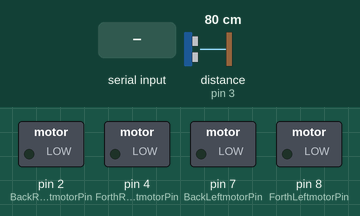
Simulated run of this sketch. Board: Arduino Uno, built with avr-gcc and run on an emulated ATmega328P. On the bench: switched loads named in the sketch (green lamp = pin HIGH). Wiring (inferred from the names in the program): ultrasonic range finder: trigger pin 9; echo pin 3. Dashed ring = blinking. Inputs (shaded band) come from the test bench; at power-on: distance to the obstacle (sensor on pin 3) 80 cm. The echo pulse lasts 58.3 µs per cm; pins used as bus, display or sensor lines are not drawn.

Above: at 1.2 s.
1.3 s: distance to the obstacle (sensor on pin 3) set to 18 cm
3.5 s: distance to the obstacle (sensor on pin 3) set to 14 cm
At 4.8 s:
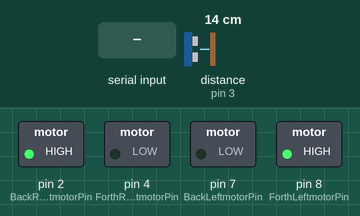
6.5 s: "1" received over Serial
At 7.68 s:
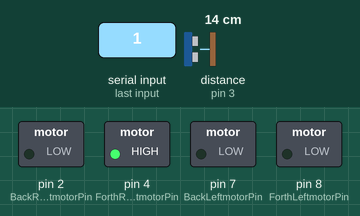
9.2 s: "2" received over Serial
At 11.2 s:
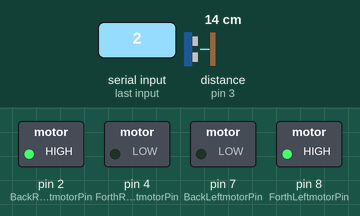
11.3 s: "3" received over Serial
13.4 s: "4" received over Serial
At 13.99 s:
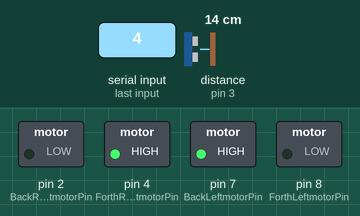
Timing chart, 0 to 16.5 s (numbered marks = the images above; inputs shaded):
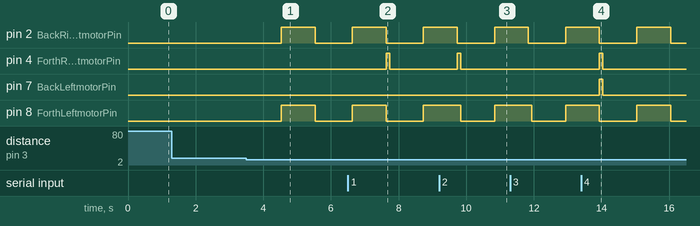

The sketch:

mycar.ino
```cpp
#define trigPin 9
#define echoPin 3

int BackLeftmotorPin = 7;
int ForthLeftmotorPin = 8;
int BackRightmotorPin = 2;
int ForthRightmotorPin = 4;

void setup() {
  Serial.begin(9600);
  pinMode(trigPin,OUTPUT);
  pinMode(echoPin,INPUT);
  pinMode(BackLeftmotorPin, OUTPUT);
  pinMode(BackRightmotorPin, OUTPUT);
  pinMode(ForthLeftmotorPin, OUTPUT);
  pinMode(ForthRightmotorPin, OUTPUT);

}
void loop() {
  if(Serial.available()){
    // 讀出第 1 個字元
    unsigned char charreceived = Serial.read();

    switch(charreceived){
      case '1':
        digitalWrite(ForthRightmotorPin, HIGH);//往左前方轉
        break;
      case '2':
        digitalWrite(ForthLeftmotorPin, HIGH);//前進
        digitalWrite(ForthRightmotorPin, HIGH);
        break;
      case '3':
        digitalWrite(ForthLeftmotorPin, HIGH);//往右前方轉
        break;
      case '4':
        digitalWrite(BackLeftmotorPin, HIGH);//往正左轉
        digitalWrite(ForthRightmotorPin, HIGH);
        break;
      case '5':
        digitalWrite(BackLeftmotorPin, LOW);//停止
        digitalWrite(BackRightmotorPin, LOW);
        digitalWrite(ForthLeftmotorPin, LOW);
        digitalWrite(ForthRightmotorPin, LOW);
        break;
      case '6':
        digitalWrite(ForthLeftmotorPin, HIGH);//往正右轉
        digitalWrite(BackRightmotorPin, HIGH);
        break;
         case '7':
        digitalWrite(BackRightmotorPin, HIGH);//往左後方轉
        break;
      case '8':
        digitalWrite(BackLeftmotorPin, HIGH);//後退
        digitalWrite(BackRightmotorPin, HIGH);
        break;
      case '9':
        digitalWrite(BackLeftmotorPin, HIGH);//往右後方轉
        break;
      default:
        break;
    }

    // 清掉後續的字元，我們只要第 1 個字元
    Serial.flush();
  }
  delay(100);

  //超音波避障
  int duration,distance;
  digitalWrite(trigPin,HIGH);
  delayMicroseconds(1000);
  digitalWrite(trigPin,LOW);
  duration = pulseIn(echoPin,HIGH);
  distance = (duration/2) / 29.1;//換算出距離
  if(distance<=15 && distance>=0){
    digitalWrite(BackLeftmotorPin, LOW);//停止
    digitalWrite(BackRightmotorPin, LOW);
    digitalWrite(ForthLeftmotorPin, LOW);
    digitalWrite(ForthRightmotorPin, LOW);
    delay(1000);
    digitalWrite(ForthLeftmotorPin, HIGH);//往正右轉1秒
    digitalWrite(BackRightmotorPin, HIGH);
    delay(1000);
    digitalWrite(ForthLeftmotorPin, LOW);
    digitalWrite(BackRightmotorPin, LOW);
  }
}
```

Measured:
- the behaviour switches between 17 and 16 cm on distance to the obstacle (sensor on pin 3) (found by bisection; images 0 and 1)
- after the input at 1.3 s, every drawn part: stays the same
- after the input at 3.5 s, pin 2 (BackRightmotorPin), pin 8 (ForthLeftmotorPin): LOW → HIGH after 1.0 s, → LOW 1.0 s later
- after the input at 6.5 s, pin 4 (ForthRightmotorPin): LOW → HIGH after 1.1 s, → LOW 0.10 s later
- after the input at 9.2 s, pin 4 (ForthRightmotorPin): LOW → HIGH after 0.54 s, → LOW 0.10 s later
- after the input at 13.4 s, pin 4 (ForthRightmotorPin), pin 7 (BackLeftmotorPin): LOW → HIGH after 0.54 s, → LOW 0.10 s later
